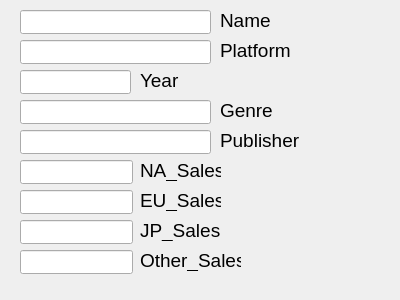
<?xml version="1.0" encoding="UTF-8"?>
<ui version="4.0">
 <class>Details</class>
 <widget class="QDialog" name="Details">
  <property name="geometry">
   <rect>
    <x>0</x>
    <y>0</y>
    <width>400</width>
    <height>300</height>
   </rect>
  </property>
  <property name="windowTitle">
   <string>Game Details</string>
  </property>
  <widget class="QLineEdit" name="Name">
   <property name="geometry">
    <rect>
     <x>20</x>
     <y>10</y>
     <width>191</width>
     <height>24</height>
    </rect>
   </property>
  </widget>
  <widget class="QLineEdit" name="Platform">
   <property name="geometry">
    <rect>
     <x>20</x>
     <y>40</y>
     <width>191</width>
     <height>24</height>
    </rect>
   </property>
  </widget>
  <widget class="QLineEdit" name="Year">
   <property name="geometry">
    <rect>
     <x>20</x>
     <y>70</y>
     <width>111</width>
     <height>24</height>
    </rect>
   </property>
  </widget>
  <widget class="QLineEdit" name="Genre">
   <property name="geometry">
    <rect>
     <x>20</x>
     <y>100</y>
     <width>191</width>
     <height>24</height>
    </rect>
   </property>
  </widget>
  <widget class="QLineEdit" name="Publisher">
   <property name="geometry">
    <rect>
     <x>20</x>
     <y>130</y>
     <width>191</width>
     <height>24</height>
    </rect>
   </property>
  </widget>
  <widget class="QLineEdit" name="NA">
   <property name="geometry">
    <rect>
     <x>20</x>
     <y>160</y>
     <width>113</width>
     <height>24</height>
    </rect>
   </property>
  </widget>
  <widget class="QLineEdit" name="EU">
   <property name="geometry">
    <rect>
     <x>20</x>
     <y>190</y>
     <width>113</width>
     <height>24</height>
    </rect>
   </property>
  </widget>
  <widget class="QLineEdit" name="JP">
   <property name="geometry">
    <rect>
     <x>20</x>
     <y>220</y>
     <width>113</width>
     <height>24</height>
    </rect>
   </property>
  </widget>
  <widget class="QLineEdit" name="Other">
   <property name="geometry">
    <rect>
     <x>20</x>
     <y>250</y>
     <width>113</width>
     <height>24</height>
    </rect>
   </property>
  </widget>
  <widget class="QLabel" name="label">
   <property name="geometry">
    <rect>
     <x>220</x>
     <y>10</y>
     <width>61</width>
     <height>21</height>
    </rect>
   </property>
   <property name="font">
    <font>
     <pointsize>14</pointsize>
    </font>
   </property>
   <property name="text">
    <string>Name</string>
   </property>
  </widget>
  <widget class="QLabel" name="label_2">
   <property name="geometry">
    <rect>
     <x>220</x>
     <y>40</y>
     <width>81</width>
     <height>21</height>
    </rect>
   </property>
   <property name="font">
    <font>
     <pointsize>14</pointsize>
    </font>
   </property>
   <property name="text">
    <string>Platform</string>
   </property>
  </widget>
  <widget class="QLabel" name="label_3">
   <property name="geometry">
    <rect>
     <x>140</x>
     <y>70</y>
     <width>61</width>
     <height>21</height>
    </rect>
   </property>
   <property name="font">
    <font>
     <pointsize>14</pointsize>
    </font>
   </property>
   <property name="text">
    <string>Year</string>
   </property>
  </widget>
  <widget class="QLabel" name="label_4">
   <property name="geometry">
    <rect>
     <x>220</x>
     <y>100</y>
     <width>61</width>
     <height>21</height>
    </rect>
   </property>
   <property name="font">
    <font>
     <pointsize>14</pointsize>
    </font>
   </property>
   <property name="text">
    <string>Genre</string>
   </property>
  </widget>
  <widget class="QLabel" name="label_5">
   <property name="geometry">
    <rect>
     <x>220</x>
     <y>130</y>
     <width>81</width>
     <height>21</height>
    </rect>
   </property>
   <property name="font">
    <font>
     <pointsize>14</pointsize>
    </font>
   </property>
   <property name="text">
    <string>Publisher</string>
   </property>
  </widget>
  <widget class="QLabel" name="label_6">
   <property name="geometry">
    <rect>
     <x>140</x>
     <y>160</y>
     <width>81</width>
     <height>21</height>
    </rect>
   </property>
   <property name="font">
    <font>
     <pointsize>14</pointsize>
    </font>
   </property>
   <property name="text">
    <string>NA_Sales</string>
   </property>
  </widget>
  <widget class="QLabel" name="label_7">
   <property name="geometry">
    <rect>
     <x>140</x>
     <y>190</y>
     <width>81</width>
     <height>21</height>
    </rect>
   </property>
   <property name="font">
    <font>
     <pointsize>14</pointsize>
    </font>
   </property>
   <property name="text">
    <string>EU_Sales</string>
   </property>
  </widget>
  <widget class="QLabel" name="label_8">
   <property name="geometry">
    <rect>
     <x>140</x>
     <y>220</y>
     <width>81</width>
     <height>21</height>
    </rect>
   </property>
   <property name="font">
    <font>
     <pointsize>14</pointsize>
    </font>
   </property>
   <property name="text">
    <string>JP_Sales</string>
   </property>
  </widget>
  <widget class="QLabel" name="label_9">
   <property name="geometry">
    <rect>
     <x>140</x>
     <y>250</y>
     <width>101</width>
     <height>21</height>
    </rect>
   </property>
   <property name="font">
    <font>
     <pointsize>14</pointsize>
    </font>
   </property>
   <property name="text">
    <string>Other_Sales</string>
   </property>
  </widget>
 </widget>
 <resources/>
 <connections/>
</ui>
